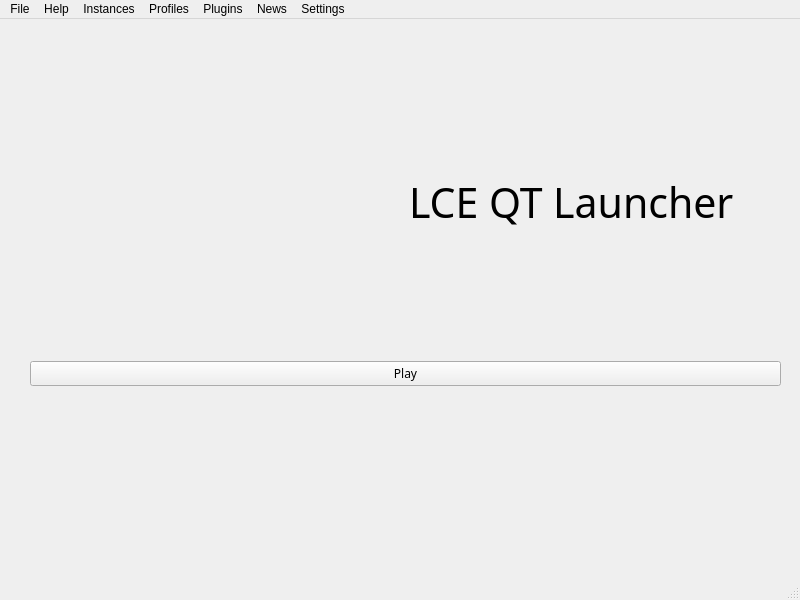
<?xml version="1.0" encoding="UTF-8"?>
<ui version="4.0">
 <class>launcher</class>
 <widget class="QMainWindow" name="launcher">
  <property name="geometry">
   <rect>
    <x>0</x>
    <y>0</y>
    <width>800</width>
    <height>600</height>
   </rect>
  </property>
  <property name="windowTitle">
   <string>Minecraft LCE QT Launcher</string>
  </property>
  <property name="windowIcon">
   <iconset resource="res.qrc">
    <normaloff>:/assets/assets/Launcher.png</normaloff>:/assets/assets/Launcher.png</iconset>
  </property>
  <property name="autoFillBackground">
   <bool>false</bool>
  </property>
  <widget class="QWidget" name="centralwidget">
   <property name="font">
    <font>
     <family>Adwaita Sans</family>
    </font>
   </property>
   <property name="autoFillBackground">
    <bool>false</bool>
   </property>
   <widget class="QWidget" name="verticalLayoutWidget">
    <property name="geometry">
     <rect>
      <x>30</x>
      <y>30</y>
      <width>751</width>
      <height>337</height>
     </rect>
    </property>
    <layout class="QVBoxLayout" name="verticalLayout">
     <item>
      <layout class="QHBoxLayout" name="horizontalLayout">
       <item>
        <widget class="QLabel" name="logo">
         <property name="text">
          <string/>
         </property>
         <property name="pixmap">
          <pixmap resource="res.qrc">:/assets/assets/Launcher.png</pixmap>
         </property>
        </widget>
       </item>
       <item>
        <widget class="QLabel" name="title">
         <property name="minimumSize">
          <size>
           <width>50</width>
           <height>50</height>
          </size>
         </property>
         <property name="font">
          <font>
           <family>Adwaita Sans</family>
           <pointsize>31</pointsize>
          </font>
         </property>
         <property name="text">
          <string>LCE QT Launcher</string>
         </property>
        </widget>
       </item>
      </layout>
     </item>
     <item>
      <widget class="QPushButton" name="playButton">
       <property name="text">
        <string>Play</string>
       </property>
      </widget>
     </item>
    </layout>
   </widget>
  </widget>
  <widget class="QStatusBar" name="statusbar"/>
  <widget class="QMenuBar" name="menubar">
   <property name="geometry">
    <rect>
     <x>0</x>
     <y>0</y>
     <width>800</width>
     <height>22</height>
    </rect>
   </property>
   <widget class="QMenu" name="menuFile">
    <property name="title">
     <string>File</string>
    </property>
    <addaction name="actionQuit"/>
    <addaction name="actionUpdate"/>
   </widget>
   <widget class="QMenu" name="menuHelp">
    <property name="title">
     <string>Help</string>
    </property>
    <addaction name="actionAbout"/>
    <addaction name="actionAbout_QT"/>
    <addaction name="actionSystem_Information"/>
   </widget>
   <widget class="QMenu" name="menuInstances">
    <property name="title">
     <string>Instances</string>
    </property>
    <addaction name="actionComing_Soon_2"/>
   </widget>
   <widget class="QMenu" name="menuProfiles">
    <property name="title">
     <string>Profiles</string>
    </property>
    <addaction name="actionComing_Soon"/>
   </widget>
   <widget class="QMenu" name="menuPlugins">
    <property name="title">
     <string>Plugins</string>
    </property>
    <addaction name="actionComing_soon"/>
   </widget>
   <widget class="QMenu" name="menuNews">
    <property name="title">
     <string>News</string>
    </property>
    <addaction name="actionComing_soon_2"/>
   </widget>
   <widget class="QMenu" name="menuSettings">
    <property name="title">
     <string>Settings</string>
    </property>
    <addaction name="actionComing_Soon_3"/>
   </widget>
   <addaction name="menuFile"/>
   <addaction name="menuHelp"/>
   <addaction name="menuInstances"/>
   <addaction name="menuProfiles"/>
   <addaction name="menuPlugins"/>
   <addaction name="menuNews"/>
   <addaction name="menuSettings"/>
  </widget>
  <action name="actionQuit">
   <property name="icon">
    <iconset theme="application-exit"/>
   </property>
   <property name="text">
    <string>Quit</string>
   </property>
   <property name="toolTip">
    <string>Quit the app</string>
   </property>
   <property name="menuRole">
    <enum>QAction::MenuRole::QuitRole</enum>
   </property>
  </action>
  <action name="actionUpdate">
   <property name="icon">
    <iconset theme="system-software-update"/>
   </property>
   <property name="text">
    <string>Update</string>
   </property>
   <property name="toolTip">
    <string>Update The App</string>
   </property>
   <property name="menuRole">
    <enum>QAction::MenuRole::ApplicationSpecificRole</enum>
   </property>
  </action>
  <action name="actionAbout">
   <property name="icon">
    <iconset theme="dialog-information"/>
   </property>
   <property name="text">
    <string>About</string>
   </property>
   <property name="menuRole">
    <enum>QAction::MenuRole::AboutRole</enum>
   </property>
  </action>
  <action name="actionAbout_QT">
   <property name="icon">
    <iconset theme="QIcon::ThemeIcon::HelpAbout"/>
   </property>
   <property name="text">
    <string>About Qt</string>
   </property>
   <property name="menuRole">
    <enum>QAction::MenuRole::AboutQtRole</enum>
   </property>
  </action>
  <action name="actionSystem_Information">
   <property name="icon">
    <iconset theme="computer"/>
   </property>
   <property name="text">
    <string>System Information</string>
   </property>
   <property name="menuRole">
    <enum>QAction::MenuRole::ApplicationSpecificRole</enum>
   </property>
  </action>
  <action name="actionComing_Soon">
   <property name="text">
    <string>Coming Soon</string>
   </property>
  </action>
  <action name="actionComing_Soon_2">
   <property name="text">
    <string>Coming Soon</string>
   </property>
  </action>
  <action name="actionComing_soon">
   <property name="text">
    <string>Coming soon</string>
   </property>
  </action>
  <action name="actionComing_soon_2">
   <property name="text">
    <string>Coming soon</string>
   </property>
  </action>
  <action name="actionComing_Soon_3">
   <property name="text">
    <string>Coming Soon</string>
   </property>
  </action>
 </widget>
 <resources>
  <include location="res.qrc"/>
 </resources>
 <connections/>
</ui>
